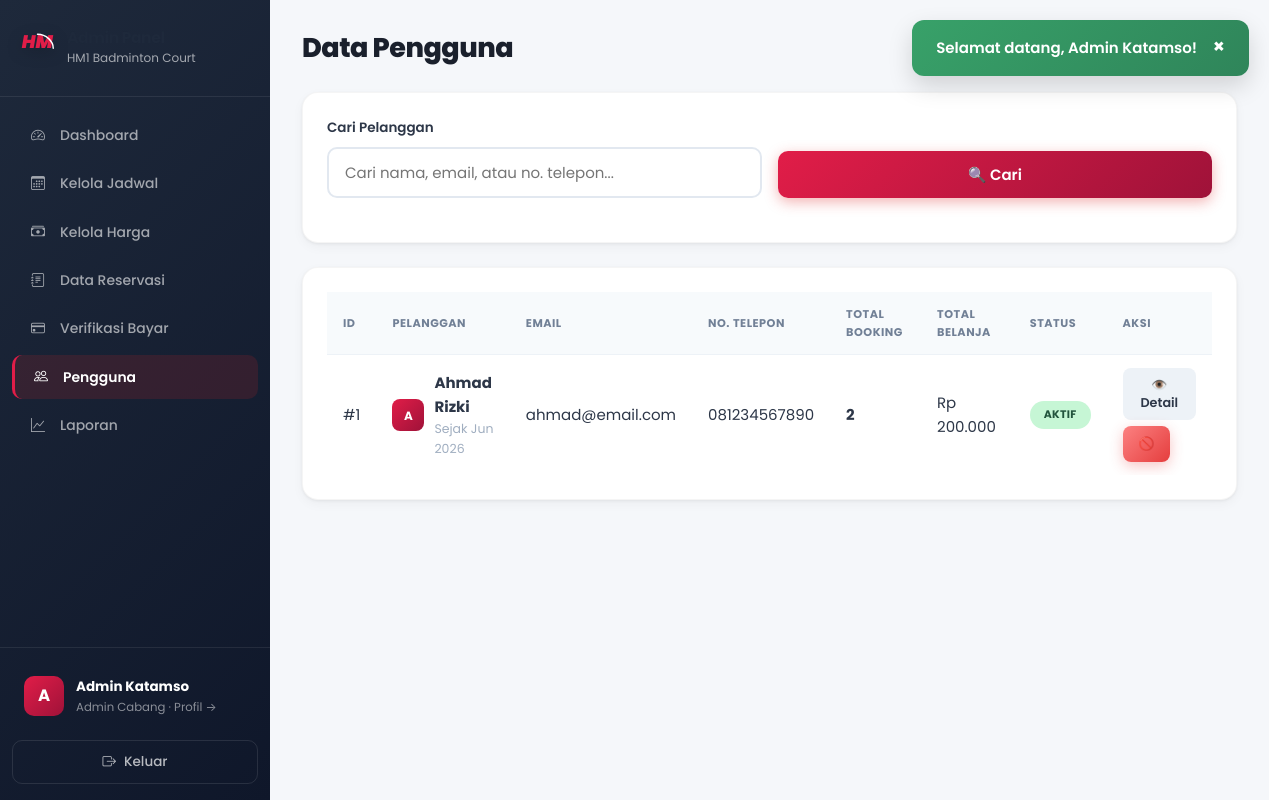
Screenshot of /admin/pengguna.php (signed in) with the database file from the repository.
### tables this page shows
CREATE TABLE IF NOT EXISTS cabang (
    id INT AUTO_INCREMENT PRIMARY KEY,
    nama VARCHAR(100) NOT NULL COMMENT 'Nama cabang',
    alamat VARCHAR(255) NOT NULL COMMENT 'Alamat lengkap cabang',
    jumlah_lapangan INT NOT NULL DEFAULT 0 COMMENT 'Jumlah lapangan di cabang',
    no_telepon VARCHAR(20) DEFAULT NULL COMMENT 'Nomor telepon cabang',
    created_at TIMESTAMP DEFAULT CURRENT_TIMESTAMP,
    
    INDEX idx_nama (nama)
);

CREATE TABLE IF NOT EXISTS users (
    id INT AUTO_INCREMENT PRIMARY KEY,
    nama VARCHAR(100) NOT NULL COMMENT 'Nama lengkap',
    email VARCHAR(100) UNIQUE NOT NULL COMMENT 'Email untuk login',
    password VARCHAR(255) NOT NULL COMMENT 'Password terenkripsi bcrypt',
    no_telepon VARCHAR(20) NOT NULL COMMENT 'Nomor WhatsApp/telepon',
    role ENUM('user', 'admin', 'owner') DEFAULT 'user' COMMENT 'user=pelanggan, admin=admin cabang, owner=pemilik',
    cabang_id INT DEFAULT NULL COMMENT 'Cabang yang dikelola (khusus admin)',
    is_active TINYINT(1) DEFAULT 1 COMMENT '1=aktif, 0=nonaktif',
    foto VARCHAR(255) DEFAULT NULL COMMENT 'Path foto profil',
    created_at TIMESTAMP DEFAULT CURRENT_TIMESTAMP COMMENT 'Tanggal registrasi',
    
    INDEX idx_email (email),
    INDEX idx_role (role)
);

### config/functions.php (called while the page is built, shortened)
<?php
function getCabangById($id) {
    $db = getDB();
    $stmt = $db->prepare("SELECT * FROM cabang WHERE id = ?");
    $stmt->execute([$id]);
    return $stmt->fetch();
}
function formatRupiah($angka) {
    return 'Rp ' . number_format($angka, 0, ',', '.');
}
function paginate($query, $params, $page = 1, $perPage = 10) {
    $db = getDB();
    $countQuery = $query;
    $countQuery = preg_replace('/\s+ORDER\s+BY\s+.+$/i', '', $countQuery);
    if (preg_match('/\bGROUP\s+BY\b/i', $countQuery)) {
        $countSql = "SELECT COUNT(*) FROM (" . $countQuery . ") as count_tbl";
    } else {
        $countSql = preg_replace('/^SELECT\s+.+?\s+FROM\s+/is', 'SELECT COUNT(*) FROM ', $countQuery);
    }
    try {
        $stmt = $db->prepare($countSql);
        $stmt->execute($params);
        $total = (int) $stmt->fetchColumn();
    } catch (PDOException $e) {
        $stmt = $db->prepare($countQuery);
        $stmt->execute($params);
        $total = $stmt->rowCount();
    }
    $perPage = (int)$perPage;
    $totalPages = max(1, ceil($total / $perPage));
    $page = max(1, min((int)$page, $totalPages));
    $offset = (int)(($page - 1) * $perPage);
    $dataSql = $query . " LIMIT $perPage OFFSET $offset";
    $stmt = $db->prepare($dataSql);
    $stmt->execute($params);
    $data = $stmt->fetchAll();
    return [
        'data' => $data,
        'total' => $total,
        'page' => $page,
        'perPage' => $perPage,
        'totalPages' => $totalPages,
        'hasNext' => $page < $totalPages,
        'hasPrev' => $page > 1
    ];
}
function getUsersByBranchPaginated($cabang_id, $search = '', $page = 1, $perPage = 10) {
    $where = ["l.cabang_id = ?", "u.role = 'user'"];
    $params = [$cabang_id];
    $sql = "SELECT DISTINCT u.*, COUNT(r.id) as total_booking, COALESCE(SUM(r.total_harga), 0) as total_spending
        FROM users u
        JOIN reservasi r ON u.id = r.user_id
        JOIN lapangan l ON r.lapangan_id = l.id
        WHERE " . implode(' AND ', $where) . "
        GROUP BY u.id
        ORDER BY u.nama";
    return paginate($sql, $params, $page, $perPage);
}
?>

### admin/pengguna.php (the view, shortened to what this page needs)
<?php
$cabang_id = getAdminCabangId();
$search = trim($_GET['search'] ?? '');
$page = max(1, (int)($_GET['page'] ?? 1));
$paginasi = getUsersByBranchPaginated($cabang_id, $search, $page, 10);
$active_page = 'pengguna';
require_once __DIR__ . '/../includes/header.php';
?>
<div class="dashboard-layout">
    <?php require_once __DIR__ . '/../includes/sidebar_admin.php'; ?>
    <main class="main-content">
        <header class="page-header">
            <h1>Data Pengguna</h1>
            <span class="badge badge-info"><?php echo $paginasi['total']; ?> pelanggan</span>
        </header>
        <div class="content-section">
            <form method="GET" action="" class="filter-form">
                <div class="form-row">
                    <div class="form-group" style="flex:3;">
                        <label>Cari Pelanggan</label>
                        <input type="text" name="search" value="<?php echo htmlspecialchars($search); ?>" placeholder="Cari nama, email, atau no. telepon...">
                    </div>
                    <div class="form-group" style="flex:1;">
                        <label>&nbsp;</label>
                        <button type="submit" class="btn btn-primary btn-full">🔍 Cari</button>
                    </div>
                </div>
            </form>
        </div>
        <div class="content-section">
            <?php if (empty($paginasi['data'])): ?>
                <div class="empty-state">
                    <span>👥</span>
                    <p><?php echo $search ? 'Tidak ditemukan pelanggan dengan kata kunci "' . htmlspecialchars($search) . '"' : 'Belum ada pelanggan'; ?></p>
                </div>
            <?php else: ?>
            <div class="table-responsive">
                <table class="data-table">
                    <thead>
                        <tr><th>ID</th><th>Pelanggan</th><th>Email</th><th>No. Telepon</th><th>Total Booking</th><th>Total Belanja</th><th>Status</th><th>Aksi</th></tr>
                    </thead>
                    <tbody>
                        <?php foreach ($paginasi['data'] as $u): ?>
                        <tr>
                            <td>#<?php echo $u['id']; ?></td>
                            <td>
                                <div class="user-cell">
                                    <div class="user-avatar-sm"><?php echo strtoupper(substr($u['nama'], 0, 1)); ?></div>
                                    <div>
                                        <strong><?php echo $u['nama']; ?></strong>
                                        <small style="display:block;color:#a0aec0;">Sejak <?php echo date('M Y', strtotime($u['created_at'])); ?></small>
                                    </div>
                                </div>
                            </td>
                            <td><?php echo $u['email']; ?></td>
                            <td><?php echo $u['no_telepon']; ?></td>
                            <td><strong><?php echo $u['total_booking']; ?></strong></td>
                            <td><?php echo formatRupiah($u['total_spending']); ?></td>
                            <td>
                                <span class="badge <?php echo $u['is_active'] ? 'badge-confirmed' : 'badge-cancelled'; ?>">
                                    <?php echo $u['is_active'] ? 'Aktif' : 'Nonaktif'; ?>
                                </span>
                            </td>
                            <td class="action-cell">
                                <button class="btn btn-sm btn-secondary" onclick="showUserDetail(<?php echo htmlspecialchars(json_encode($u)); ?>)">👁️ Detail</button>
                                <a href="?toggle_user=<?php echo $u['id']; ?>&search=<?php echo urlencode($search); ?>&page=<?php echo $page; ?>"
                                   class="btn btn-sm <?php echo $u['is_active'] ? 'btn-danger' : 'btn-success'; ?>"
                                   onclick="return confirm('<?php echo $u['is_active'] ? 'Nonaktifkan' : 'Aktifkan'; ?> akun <?php echo $u['nama']; ?>?')">
                                    <?php echo $u['is_active'] ? '🚫' : '✅'; ?>
                                </a>
                            </td>
                        </tr>
                        <?php endforeach; ?>
                    </tbody>
                </table>
            </div>
            <?php endif; ?>
        </div>
    </main>
</div>
<?php require_once __DIR__ . '/../includes/footer.php'; ?>

### includes/sidebar_admin.php (shortened to what this page needs)
<?php
$admin_cabang = getCabangById($_SESSION['cabang_id'] ?? 0);
$admin_cabang_nama = $admin_cabang['nama'] ?? 'Admin Panel';
?>
<aside class="sidebar" id="app-sidebar">
    <div class="sidebar-brand">
        <span class="brand-icon">
            <svg width="35" height="30" viewBox="0 0 100 80" fill="none" xmlns="http://www.w3.org/2000/svg">
                <text x="5" y="55" fill="var(--primary)" font-family="'Poppins', sans-serif" font-weight="900" font-size="52" font-style="italic">HM</text>
            </svg>
        </span>
        <div>
            <h3>Admin Panel</h3>
            <small><?php echo htmlspecialchars($admin_cabang_nama); ?></small>
        </div>
    </div>
    <nav class="sidebar-nav">
        <a href="<?php echo BASE_URL; ?>admin/dashboard.php" class="nav-item <?php echo ($active_page ?? '') === 'dashboard' ? 'active' : ''; ?>">
            <span class="nav-icon"><i class="bi bi-speedometer2"></i></span><span>Dashboard</span>
        </a>
        <a href="<?php echo BASE_URL; ?>admin/jadwal.php" class="nav-item <?php echo ($active_page ?? '') === 'jadwal' ? 'active' : ''; ?>">
            <span class="nav-icon"><i class="bi bi-calendar3"></i></span><span>Kelola Jadwal</span>
        </a>
        <a href="<?php echo BASE_URL; ?>admin/harga.php" class="nav-item <?php echo ($active_page ?? '') === 'harga' ? 'active' : ''; ?>">
            <span class="nav-icon"><i class="bi bi-cash-stack"></i></span><span>Kelola Harga</span>
        </a>
        <a href="<?php echo BASE_URL; ?>admin/reservasi.php" class="nav-item <?php echo ($active_page ?? '') === 'reservasi' ? 'active' : ''; ?>">
            <span class="nav-icon"><i class="bi bi-journal-text"></i></span><span>Data Reservasi</span>
        </a>
        <a href="<?php echo BASE_URL; ?>admin/pembayaran.php" class="nav-item <?php echo ($active_page ?? '') === 'pembayaran' ? 'active' : ''; ?>">
            <span class="nav-icon"><i class="bi bi-credit-card"></i></span>
            <span>Verifikasi Bayar</span>
        </a>
        <a href="<?php echo BASE_URL; ?>admin/pengguna.php" class="nav-item <?php echo ($active_page ?? '') === 'pengguna' ? 'active' : ''; ?>">
            <span class="nav-icon"><i class="bi bi-people"></i></span><span>Pengguna</span>
        </a>
        <a href="<?php echo BASE_URL; ?>admin/laporan.php" class="nav-item <?php echo ($active_page ?? '') === 'laporan' ? 'active' : ''; ?>">
            <span class="nav-icon"><i class="bi bi-graph-up"></i></span><span>Laporan</span>
        </a>
    </nav>
    <div class="sidebar-footer">
        <a href="<?php echo BASE_URL; ?>admin/profil.php" class="user-profile <?php echo ($active_page ?? '') === 'profil' ? 'profile-active' : ''; ?>" style="text-decoration:none;color:inherit;">
            <div class="user-avatar"><?php echo htmlspecialchars(strtoupper(substr($_SESSION['nama'], 0, 1))); ?></div>
            <div class="user-info">
                <strong><?php echo htmlspecialchars($_SESSION['nama']); ?></strong>
                <small>Admin Cabang · Profil &rarr;</small>
            </div>
        </a>
        <a href="<?php echo BASE_URL; ?>auth/logout.php" class="btn btn-logout">
            <span><i class="bi bi-box-arrow-right"></i></span> Keluar
        </a>
    </div>
</aside>

### assets/css/design-system.css (style rules this page uses)
:root { --primary: #E11D48; --primary-dark: #BE123C; --primary-light: #FFE4E6; --primary-50: #FFF1F2; --primary-100: #FFE4E6; --primary-200: #FECDD3; --primary-500: #F43F5E; --primary-600: #E11D48; --primary-700: #BE123C; --primary-800: #9F1239; --primary-900: #881337; --secondary: #0F172A; --secondary-dark: #020617; --secondary-light: #1E293B; --secondary-50: #F8FAFC; --secondary-100: #F1F5F9; --secondary-200: #E2E8F0; --secondary-300: #CBD5E1; --secondary-400: #94A3B8; --secondary-500: #64748B; --secondary-600: #475569; --secondary-700: #334155; --secondary-800: #1E293B; --secondary-900: #0F172A; --accent: #FFB300; --accent-dark: #D97706; --accent-light: #FEF3C7; --success: #16A34A; --success-light: #DCFCE7; --success-dark: #15803D; --warning: #F59E0B; --warning-light: #FEF3C7; --warning-dark: #D97706; --danger: #DC2626; --danger-light: #FEE2E2; --danger-dark: #B91C1C; --info: #2563EB; --info-light: #DBEAFE; --info-dark: #1D4ED8; --bg-body: #F8FAFC; --bg-surface: #FFFFFF; --bg-surface-hover: #F1F5F9; --bg-muted: #F1F5F9; --bg-overlay: rgba(15, 23, 42, 0.6); --text-primary: #1E293B; --text-secondary: #64748B; --text-muted: #94A3B8; --text-inverse: #FFFFFF; --text-link: #DC2626; --border: #E2E8F0; --border-light: #F1F5F9; --border-dark: #CBD5E1; --border-focus: #DC2626; --shadow-xs: 0 1px 2px rgba(0, 0, 0, 0.05); --shadow-sm: 0 1px 3px rgba(0, 0, 0, 0.06), 0 1px 2px rgba(0, 0, 0, 0.04); --shadow-md: 0 4px 6px -1px rgba(0, 0, 0, 0.07), 0 2px 4px -2px rgba(0, 0, 0, 0.05); --shadow-lg: 0 10px 15px -3px rgba(0, 0, 0, 0.08), 0 4px 6px -4px rgba(0, 0, 0, 0.04); --shadow-xl: 0 20px 25px -5px rgba(0, 0, 0, 0.1), 0 8px 10px -6px rgba(0, 0, 0, 0.04); --shadow-2xl: 0 25px 50px -12px rgba(0, 0, 0, 0.2); --shadow-primary: 0 4px 14px rgba(220, 38, 38, 0.35); --shadow-card: 0 1px 3px rgba(0, 0, 0, 0.06), 0 4px 12px rgba(0, 0, 0, 0.04); --radius-sm: 6px; --radius-md: 10px; --radius-lg: 14px; --radius-xl: 20px; --radius-2xl: 24px; --radius-full: 9999px; --space-1: 4px; --space-2: 8px; --space-3: 12px; --space-4: 16px; --space-5: 20px; --space-6: 24px; --space-8: 32px; --space-10: 40px; --space-12: 48px; --space-16: 64px; --space-20: 80px; --font-sans: 'Poppins', 'Inter', 'Nunito Sans', 'Segoe UI', system-ui, -apple-system, sans-serif; --font-mono: 'JetBrains Mono', 'Fira Code', 'Courier New', monospace; --fw-light: 300; --fw-regular: 400; --fw-medium: 500; --fw-semibold: 600; --fw-bold: 700; --fw-extrabold: 800; --fw-black: 900; --fs-caption: 0.75rem; --fs-small: 0.8125rem; --fs-body: 0.9375rem; --fs-body-lg: 1rem; --fs-nav: 0.9rem; --fs-button: 0.9375rem; --fs-h4: 1.125rem; --fs-h3: 1.25rem; --fs-h2: 1.5rem; --fs-h1: 2rem; --fs-display: 2.5rem; --fs-display-lg: 3.5rem; --lh-tight: 1.2; --lh-snug: 1.375; --lh-normal: 1.6; --lh-relaxed: 1.75; --ls-tight: -0.5px; --ls-normal: 0; --ls-wide: 0.5px; --ls-wider: 1px; --transition-fast: 0.15s ease; --transition-base: 0.2s ease; --transition-smooth: 0.3s cubic-bezier(0.4, 0, 0.2, 1); --transition-bounce: 0.4s cubic-bezier(0.16, 1, 0.3, 1); --z-dropdown: 50; --z-sticky: 100; --z-fixed: 200; --z-overlay: 300; --z-modal: 400; --z-popover: 500; --z-toast: 600; --gradient-primary: linear-gradient(135deg, #E11D48 0%, #9F1239 100%); --gradient-secondary: linear-gradient(135deg, #1E293B 0%, #0F172A 100%); --gradient-accent: linear-gradient(135deg, #FFB300 0%, #D97706 100%); --gradient-hero: linear-gradient(135deg, #E11D48 0%, #881337 100%); --gradient-sidebar: linear-gradient(180deg, #1E293B 0%, #0F172A 100%); --gradient-success: linear-gradient(135deg, #10B981, #047857); --gradient-danger: linear-gradient(135deg, #EF4444, #C084FC); }
*, *::before, *::after { box-sizing: border-box; }
html { scroll-behavior: smooth; -webkit-text-size-adjust: 100%; }
body { font-family: var(--font-sans); font-size: var(--fs-body); font-weight: var(--fw-regular); line-height: var(--lh-normal); color: var(--text-primary); background-color: var(--bg-body); -webkit-font-smoothing: antialiased; -moz-osx-font-smoothing: grayscale; }
h1, h2, h3, h4, h5, h6 { font-family: var(--font-sans); font-weight: var(--fw-bold); line-height: var(--lh-tight); letter-spacing: var(--ls-tight); color: var(--text-primary); }
h1, .h1 { font-size: var(--fs-h1); font-weight: var(--fw-extrabold); }
h3, .h3 { font-size: var(--fs-h3); font-weight: var(--fw-bold); }

### rows the page displays
cabang: nama "HM1 Badminton Court"
users: id "1", nama "A", nama "Ahmad Rizki", created_at "Jun 2026", email "ahmad@email.com", no_telepon "081234567890", total_booking "2", total_spending "Rp 200.000", is_active "AKTIF"

### other values shown
$flash['message'] "Selamat datang, Admin Katamso!"
substr($_SESSION['nama'], 0, 1) "A"
$_SESSION['nama'] "Admin Katamso"
$paginasi['total'] "1"
